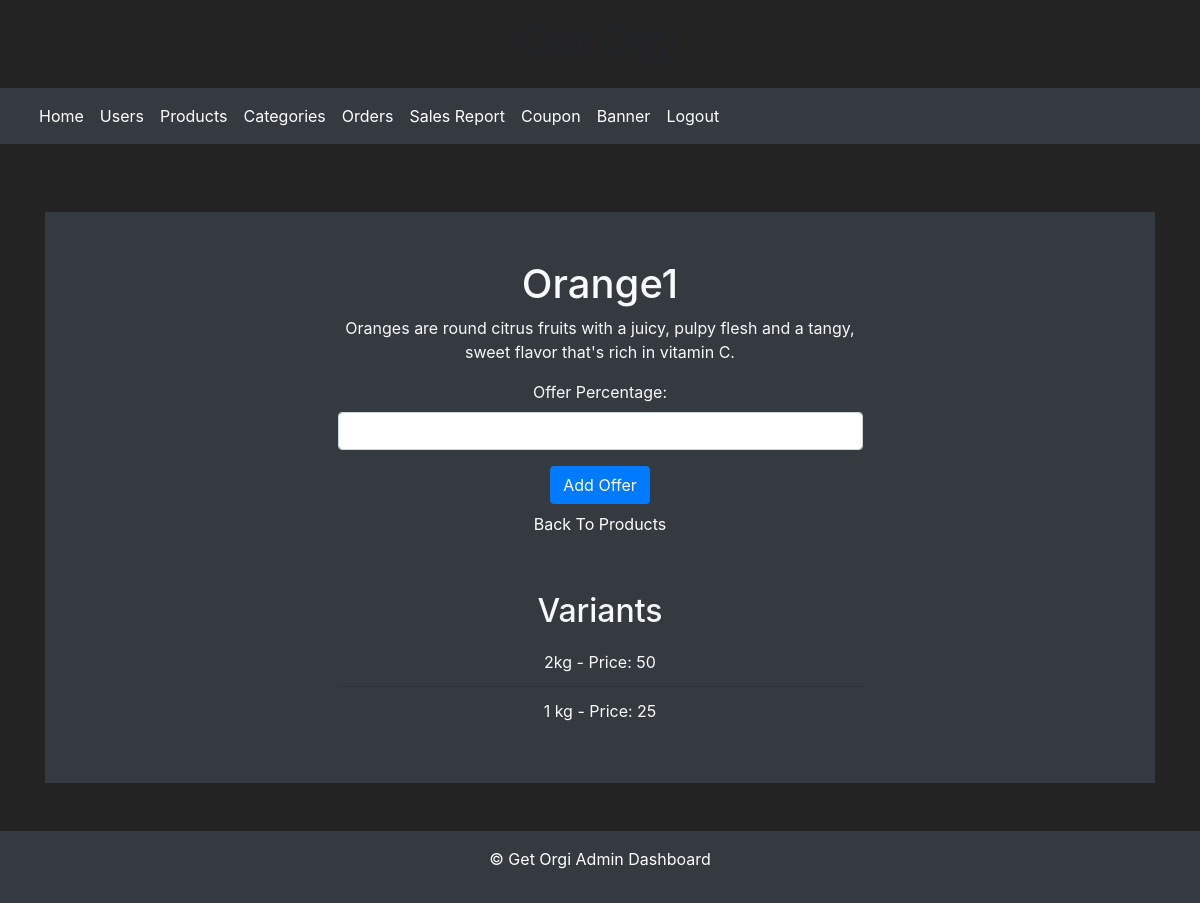
Page /product_offer/2/ on the earlier database version.
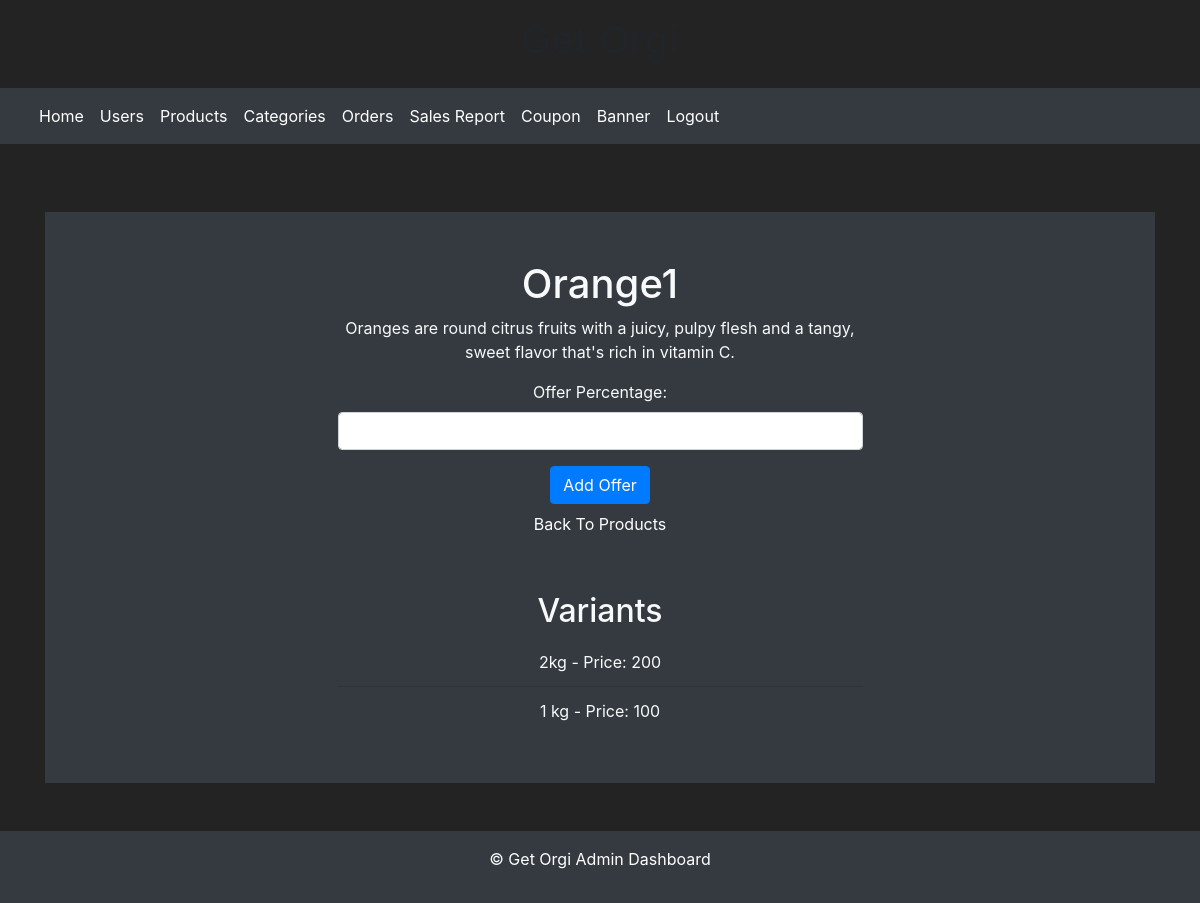
Same page on the later database version.
### shopping/models.py (models this page shows, shortened)
class ProductVariant(models.Model):
    product = models.ForeignKey(Product, on_delete=models.CASCADE)
    variant =models.CharField(max_length=50)
    price = models.IntegerField()
    price_after_offer = models.IntegerField(default=0)
    stock = models.PositiveIntegerField(default=1)

### shopping/views.py (the view, shortened to what this page needs)
# urls.py: path('product_offer/<int:product_id>/', views.product_offer, name='product_offer'),
def product_offer(request, product_id):
    product = Product.objects.get(id=product_id)
    variants = product.productvariant_set.all()
    context = {
        'product': product,
        'variants': variants,
    }
    return render(request, 'product_offer.html', context)

### templates/product_offer.html (shortened to what this page needs)
{% extends 'admin_dash.html' %}
{% block content %}
<body style=" background-color: #232323;">
<div class="container-fluid bg-dark">
    <div class="row justify-content-center">
        <div class="col-md-6">
            <div class="text-center text-light py-5">
                <h1>{{ product.name }}</h1>
                <p>{{ product.description }}</p>
                {% if product.offer_percentage %}
                    <p class="offer">Offer: {{ product.offer_percentage }}% off</p>
                    <form method="post" action="{% url 'product_offer' product_id=product.id %}">
                        {% csrf_token %}
                        <button type="submit" name="remove_offer" class="btn btn-danger">Remove Offer</button>
                    </form>
                {% else %}
                    <form method="post" action="{% url 'product_offer' product_id=product.id %}">
                        <div class="form-group">
                            <label for="offer_percentage" class="text-light">Offer Percentage:</label>
                            <input type="number" name="offer_percentage" id="offer_percentage" class="form-control" required>
                        </div>
                        <button type="submit" name="add_offer" class="btn btn-primary">Add Offer</button>
                        <a class="nav-link" href="{% url 'admin_page' %}">Back To Products</a>
                    </form>
                {% endif %}
                <h2 class="mt-5">Variants</h2>
                <ul class="list-group list-group-flush bg-dark">
                    {% for variant in variants %}
                        <li class="list-group-item text-light bg-dark">{{ variant.variant }} - Price: {{ variant.price_after_offer }}</li>
                    {% endfor %}
                </ul>
            </div>
        </div>
    </div>
</div></body>
{% endblock%}

Differences in the rows shown:
changed ProductVariant "2kg": price_after_offer "50" → "200"
changed ProductVariant "1 kg": price_after_offer "25" → "100"
